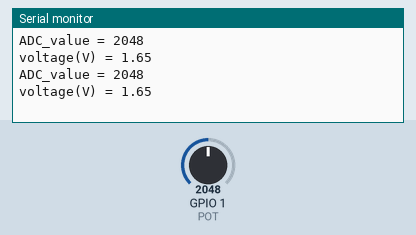
Recording of a sketch running on a simulated ESP32. Parts: the last lines printed to the serial monitor. The inputs (shaded band) are chosen by the test bench; at power-on: GPIO 1 (POT) = 2048 (analog values on the 0–4095 scale).

Above: at 1.8 s.
1.9 s: GPIO 1 (POT) set to 2866
At 2.8 s:
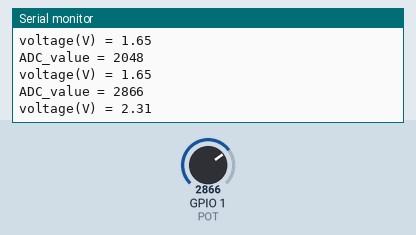
3.4 s: GPIO 1 (POT) set to 3603
At 4.5 s:
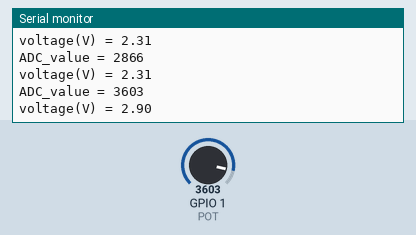
Timing chart, 0 to 6.4 s (numbered marks = the images above; inputs shaded):
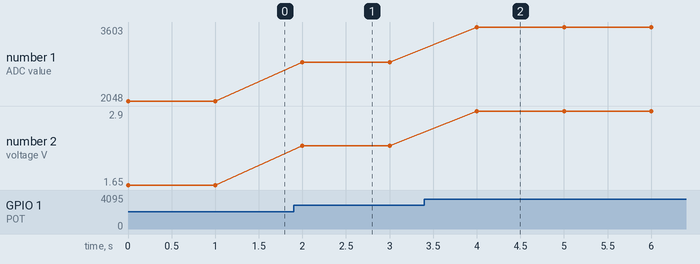

Measured:
- after the input at 1.9 s, the serial monitor: prints a new line after 0.10 s (image 1)
- after the input at 3.4 s, the serial monitor: prints a new line after 0.60 s (image 2)
- plotted number 1: 2048 → 2866 after the input at 1.9 s, 2866 → 3603 after the input at 3.4 s
- plotted number 2: 1.65 → 2.31 after the input at 1.9 s, 2.31 → 2.9 after the input at 3.4 s

The sketch:

ADC.ino
```cpp
#define POT       1

// 初始化模拟输入值
int adc_value;

void setup() {
  //初始化串口0，波特率为9600
  Serial.begin(9600);
  //初始化ADC引脚
  pinMode(POT,INPUT);
  // 设置 ADC 分辨率
  analogReadResolution(12);
  // 配置衰减器
  analogSetAttenuation(ADC_11db);
}

void loop() {
  // 获取模拟输入值
  adc_value= analogRead(POT);

  // 串口0打印ADC值
  Serial.write("ADC_value = ");
  Serial.println(adc_value);

  // 串口0打印 实际电压值
  Serial.write("voltage(V) = ");
  Serial.println(adc_value/4095.0*3.3);
  delay(1000);
}
```
